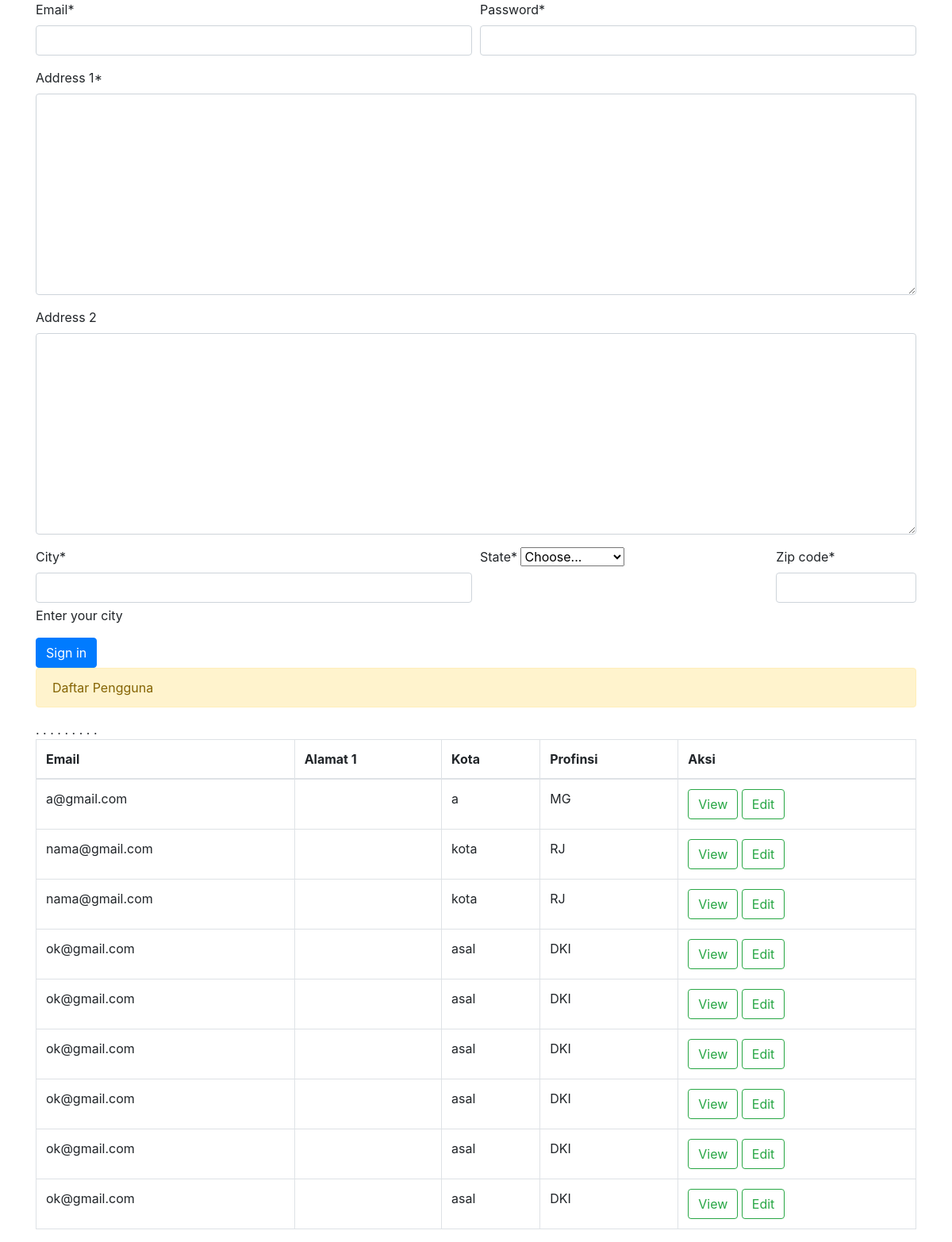
The page /pengguna/ on the database its author committed.
### data_entry/models.py (models this page shows, shortened)
class Pengguna (models.Model):
    email = models.EmailField()
    password = models.CharField(max_length=100)
    address_1 = models.TextField()
    address_2  = models.TextField(null=True, blank = True)
    city = models.CharField(max_length=20, help_text='Enter your city')
    state= models.TextField()
    zip_code= models.CharField(max_length = 7)
    tanggal_join = models.DateField(auto_now = True)

### data_entry/views.py (the view)
# urls.py: path('pengguna/', views.set_pengguna, name='set_pengguna'),
def set_pengguna(request):
    list_pengguna = Pengguna.objects.all().order_by('-id')
    context = None
    form = PenggunaForm(None)
    if request.method == "POST":
        form = PenggunaForm(request.POST)
        if form.is_valid():
            form.save()
            list_pengguna = Pengguna.objects.all().order_by('-id')
            context = {
              "form": form,
              "list_pengguna": list_pengguna
              }
            return render(request, 'data_entry/input_data_1.html', context)
    else:
        list_pengguna = Pengguna.objects.all().order_by('-id')
        context = {
            "form": form,
            "list_pengguna": list_pengguna
            }
        return render(request, "data_entry/input_data_1.html", context)

### data_entry/forms.py
class PenggunaForm(forms.ModelForm):
    state = forms.ChoiceField(choices=STATES)
    class Meta:
        model = Pengguna
        exclude = ['tanggal_join',]

### data_entry/templates/data_entry/input_data_1.html (shortened to what this page needs)
{% extends 'base.html' %}
{% load crispy_forms_tags %} # pastikan sama persis
{% block content %}
<form method="post">
  <div class="form-row">
    <div class="form-group col-md-6 mb-0">
    {{ form.email|as_crispy_field }}
    </div>
    <div class="form-group col-md-6 mb-0">
    {{ form.password|as_crispy_field }}
    </div>
  </div>
  {{ form.address_1|as_crispy_field }}
  {{ form.address_2|as_crispy_field }}
  <div class="form-row">
    <div class="form-group col-md-6 mb-0">
      {{ form.city|as_crispy_field }}
    </div>
    <div class="form-group col-md-4 mb-0">
      {{ form.state|as_crispy_field }}
    </div>
    <div class="form-group col-md-2 mb-0">
      {{ form.zip_code|as_crispy_field }}
    </div>
  </div>
  <button type="submit" class="btn btn-primary">Sign in</button>
</form>
<div class="alert alert-warning" role="alert">
  Daftar Pengguna
</div>
<table class="table table-bordered" id="data_entry_tbl">
  <thead>
      <tr >
          <th scope="col">Email</th>
          <th scope="col">Alamat 1</th>
          <th scope="col">Kota</th>
          <th scope="col">Profinsi</th>
          <th scope="col">Aksi</th>
      </tr>
  </thead>
  <tbody>
      {% for pengguna in list_pengguna %}
      <tr class = "record">
          <td><label >{{pengguna.email}}</label></td>
          <td><label >{{penggguna.addriss_1}}</label></td>
          <td><label >{{pengguna.city}}</label></td>
          <td><label >{{pengguna.state}}</label></td>
          <td>
               <form method="post" action="#">
                   <a href="{% url 'data_entry:view_pengguna' pengguna.id %}" class="btn btn-outline-success">View</a>
                   <a href="" class="btn btn-outline-success">Edit</a>
              </form>
           </td>.
      </tr>
      {% endfor %}
  </tbody>
</table>
{% endblock %}

### templates/base.html (shortened to what this page needs)
<!DOCTYPE html>
<html lang="en">
    <head>
        <link rel="stylesheet" href="https://stackpath.bootstrapcdn.com/bootstrap/4.1.3/css/bootstrap.min.css">
    </head>
    <body>
        <div class="container">
            {% block content %}
            {% endblock %}
        </div>
    </body>
</html>

### rows shown on the page
Pengguna: email "a@gmail.com", city "a", state "MG"
Pengguna: email "nama@gmail.com", city "kota", state "RJ"
Pengguna: email "nama@gmail.com", city "kota", state "RJ"
Pengguna: email "ok@gmail.com", city "asal", state "DKI"
Pengguna: email "ok@gmail.com", city "asal", state "DKI"
Pengguna: email "ok@gmail.com", city "asal", state "DKI"
Pengguna: email "ok@gmail.com", city "asal", state "DKI"
Pengguna: email "ok@gmail.com", city "asal", state "DKI"
Pengguna: email "ok@gmail.com", city "asal", state "DKI"
